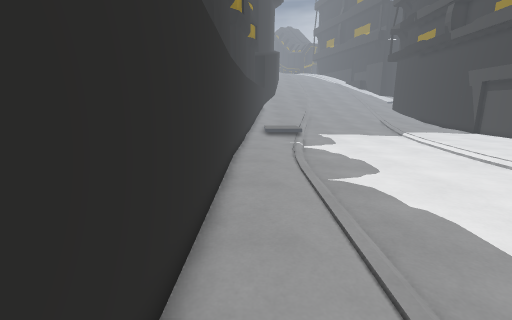
view 1 (above)

16 first-person views from a walk through a Godot game level. The camera is 1.4 m above the floor, tilts 12° down and sees 90° across. The floor is counted in squares, 0.5 m on a side. Each view is taken from the middle of a square. On the plan, view 1 faces up. The plan holds only what a view shows up to about 19 squares ahead; the rest is blank. The place goes on beyond the plan. Characters and animated objects are not drawn. Some surface patterns are stand-ins.

view 2
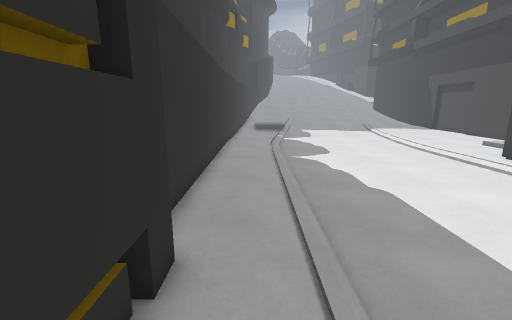

view 3
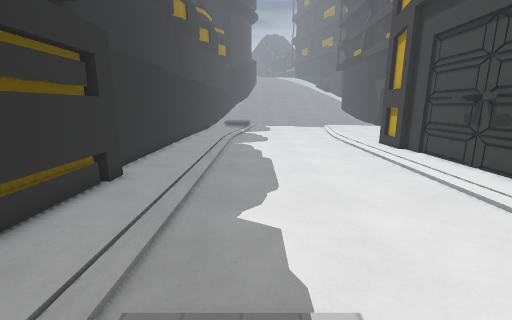

view 4
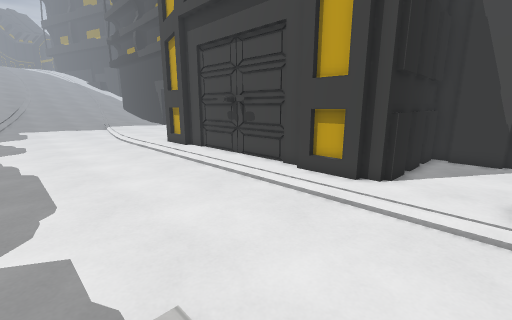

view 5
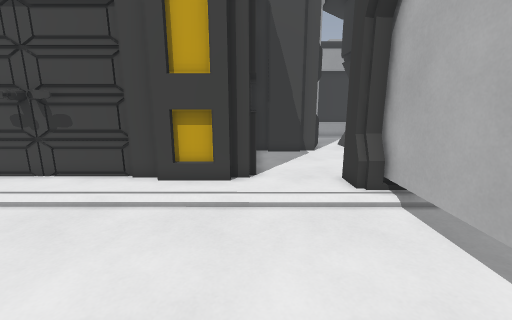

view 6
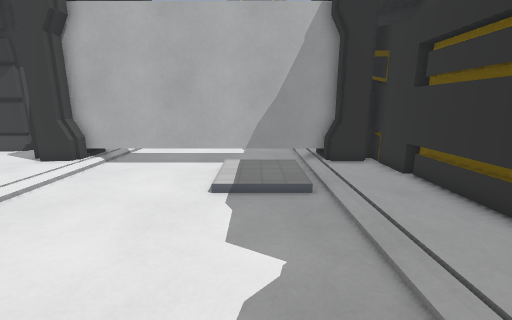

view 7
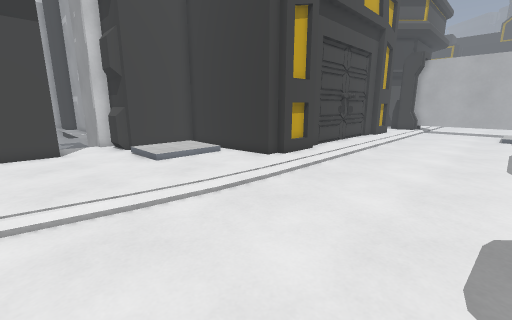

view 8
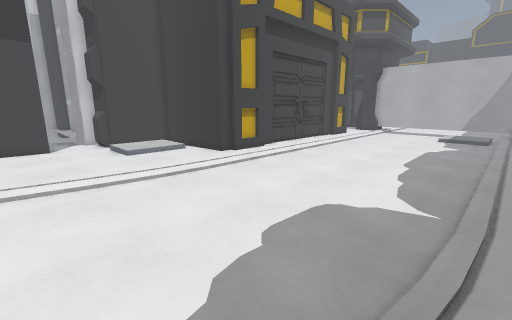

view 9
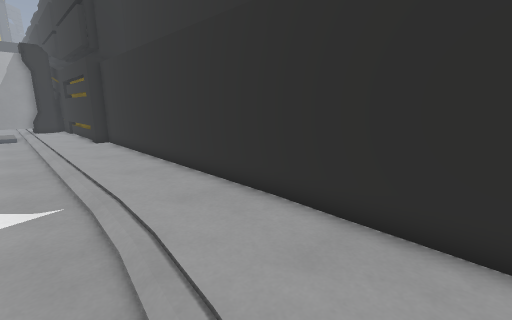

view 10
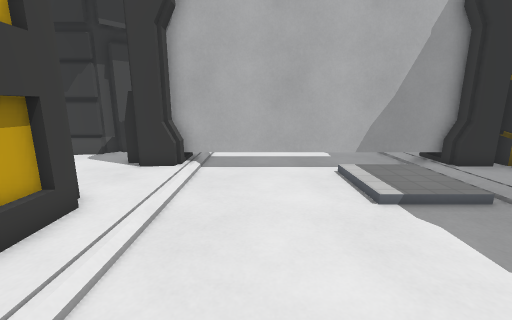

view 11
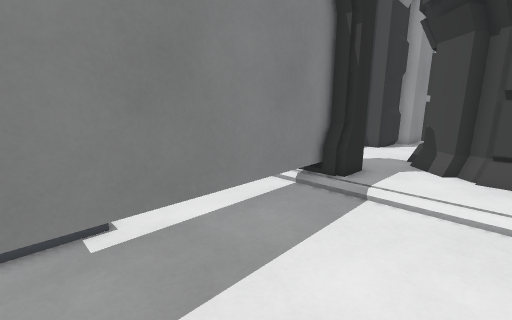

view 12
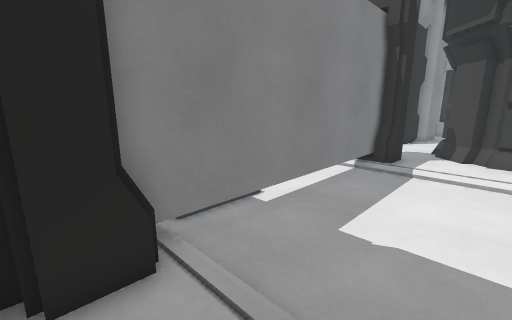

view 13
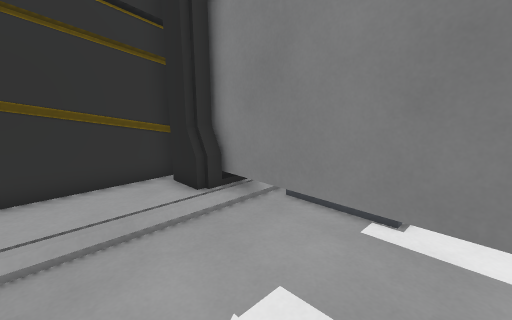

view 14
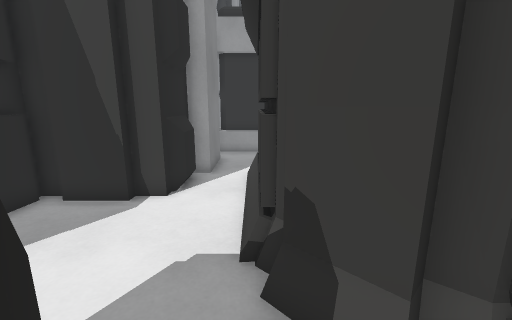

view 15
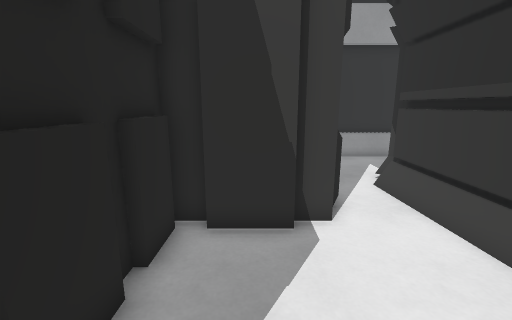

view 16
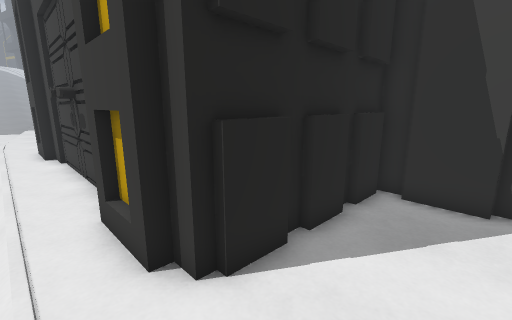

### Floor plan
Key: @ floor where view 1 was taken; # wall or solid block; . main floor; : floor 0.25 m higher than the main floor; / step, stairs or slope; = window, fence, low wall or low ledge; T thing the floor can be seen under or through.
Columns run from 1 left of view 1 to 24 right of it. Each row starts with its distance up from view 1.
 19 #::::..........:::::::::#
 18 #::::..........:::::::::#
 17 #:::/........./:::::::::#
 16 #:::/........./:::::::::::
 15 #:::/........./:::::::::::
 14 #:::..........:::::////:##
 13 #:::..........:::::/::/###
 12 #:::..........:::::/::/#
 11 #:::..........:::::/::/#
 10 #:::..........:::::/// #
  9 #:::..........::########
  8 #:::..........:##
  7 #:::..........:##
  6 #:::..........:##
  5 #:::..........::#
  4 #:::..........::#
  3 #:::..........::#
  2 #:::..........::#
  1 #:::..........::#
  0 #@::..........::#
 -1 #:::..........::#
 -2 #:::..........::#
 -3 #:::..........::#
 -4 #:::..........::#
 -5 #:::..........:##
 -6 #:::..........:##
 -7 #:::..........:##
 -8 #:::////......::########
 -9 #:::/:::......:::::::::#
-10 #:::/:::......:::::::::#
-11 #  :/:::......:##::::::#
-12  ##TTTTTTTTTTTT###:::::###
-13  ##TTTTTTTTTTTT###::::::::
-14 ###:..........=##:::::::::
-15 #:::..........:::::#######
-16 #:::..........::::##
-17 #:::..........:::##
-18 #:::..........:::##

Positions as (right, up) in squares from view 1, and headings:
1: (0, 0), facing up
2: (1, -5), facing up
3: (5, -11), facing up
4: (5, -11), facing up-right
5: (5, -8), facing right
6: (5, 0), facing down
7: (6, 19), facing down-right
8: (2, 19), facing down-right
9: (4, 19), facing down-left
10: (10, -1), facing down
11: (5, -18), facing up-right
12: (0, -18), facing up-right
13: (8, -18), facing up-left
14: (14, -15), facing right
15: (16, -10), facing right
16: (13, -11), facing up-right
